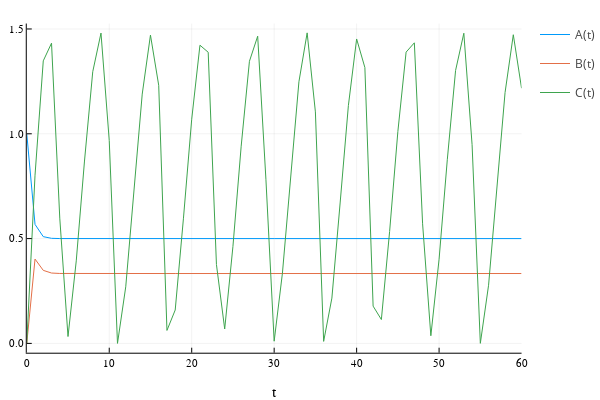

The code cell stored with this chart in its notebook:
### Code cell
plot(sol)

### Figure 1 — Plotly figure (JSON) as saved in the notebook; plotly's stock layout.template omitted (floating-point values rounded to 4 significant figures)
{"data": [{"colorbar": {"title": ""}, "legendgroup": "A(t)", "line": {"color": "rgba(0, 154, 250, 1.000)", "dash": "solid", "shape": "linear", "width": 1}, "mode": "lines", "name": "A(t)", "showlegend": true, "type": "scatter", "x": [0, 1, 2, 3, 4, 5, 6, 7, 8, 9, 10, 11, 12, 13, 14, 15, 16, 17, 18, 19, 20, 21, 22, 23, 24, 25, 26, 27, 28, 29, 30, 31, 32, 33, 34, 35, 36, 37, 38, 39, 40, 41, 42, 43, 44, 45, 46, 47, 48, 49, 50, 51, 52, 53, 54, 55, 56, 57, 58, 59, 60], "xaxis": "x", "y": [1, 0.5677, 0.5092, 0.5012, 0.5002, 0.5, 0.5, 0.5, 0.5, 0.5, 0.5, 0.5, 0.5, 0.5, 0.5, 0.5, 0.5, 0.5, 0.5, 0.5, 0.5, 0.5, 0.5, 0.5, 0.5, 0.5, 0.5, 0.5, 0.5, 0.5, 0.5, 0.5, 0.5, 0.5, 0.5, 0.5, 0.5, 0.5, 0.5, 0.5, 0.5, 0.5, 0.5, 0.5, 0.5, 0.5, 0.5, 0.5, 0.5, 0.5, 0.5, 0.5, 0.5, 0.5, 0.5, 0.5, 0.5, 0.5, 0.5, 0.5, 0.5], "yaxis": "y", "zmax": null, "zmin": null}, {"colorbar": {"title": ""}, "legendgroup": "B(t)", "line": {"color": "rgba(227, 111, 71, 1.000)", "dash": "solid", "shape": "linear", "width": 1}, "mode": "lines", "name": "B(t)", "showlegend": true, "type": "scatter", "x": [0, 1, 2, 3, 4, 5, 6, 7, 8, 9, 10, 11, 12, 13, 14, 15, 16, 17, 18, 19, 20, 21, 22, 23, 24, 25, 26, 27, 28, 29, 30, 31, 32, 33, 34, 35, 36, 37, 38, 39, 40, 41, 42, 43, 44, 45, 46, 47, 48, 49, 50, 51, 52, 53, 54, 55, 56, 57, 58, 59, 60], "xaxis": "x", "y": [0, 0.4023, 0.3483, 0.3356, 0.3337, 0.3334, 0.3333, 0.3333, 0.3333, 0.3333, 0.3333, 0.3333, 0.3333, 0.3333, 0.3333, 0.3333, 0.3333, 0.3333, 0.3333, 0.3333, 0.3333, 0.3333, 0.3333, 0.3333, 0.3333, 0.3333, 0.3333, 0.3333, 0.3333, 0.3333, 0.3333, 0.3333, 0.3333, 0.3333, 0.3333, 0.3333, 0.3333, 0.3333, 0.3333, 0.3333, 0.3333, 0.3333, 0.3333, 0.3333, 0.3333, 0.3333, 0.3333, 0.3333, 0.3333, 0.3333, 0.3333, 0.3333, 0.3333, 0.3333, 0.3333, 0.3333, 0.3333, 0.3333, 0.3333, 0.3333, 0.3333], "yaxis": "y", "zmax": null, "zmin": null}, {"colorbar": {"title": ""}, "legendgroup": "C(t)", "line": {"color": "rgba(62, 164, 78, 1.000)", "dash": "solid", "shape": "linear", "width": 1}, "mode": "lines", "name": "C(t)", "showlegend": true, "type": "scatter", "x": [0, 1, 2, 3, 4, 5, 6, 7, 8, 9, 10, 11, 12, 13, 14, 15, 16, 17, 18, 19, 20, 21, 22, 23, 24, 25, 26, 27, 28, 29, 30, 31, 32, 33, 34, 35, 36, 37, 38, 39, 40, 41, 42, 43, 44, 45, 46, 47, 48, 49, 50, 51, 52, 53, 54, 55, 56, 57, 58, 59, 60], "xaxis": "x", "y": [0, 0.8024, 1.348, 1.432, 0.5976, 0.03268, 0.3937, 0.87, 1.296, 1.48, 0.9678, 1.606e-05, 0.27, 0.734, 1.189, 1.471, 1.231, 0.06183, 0.1592, 0.5973, 1.07, 1.423, 1.389, 0.3762, 0.06875, 0.463, 0.9408, 1.346, 1.465, 0.7831, 0.01045, 0.3345, 0.8065, 1.248, 1.481, 1.104, 0.009571, 0.2161, 0.6699, 1.135, 1.452, 1.316, 0.1778, 0.1137, 0.5339, 1.01, 1.39, 1.434, 0.5704, 0.03637, 0.4018, 0.8784, 1.302, 1.48, 0.948, 0.0002358, 0.2774, 0.7426, 1.196, 1.473, 1.217], "yaxis": "y", "zmax": null, "zmin": null}], "layout": {"annotations": [], "height": 400, "legend_position": {"bgcolor": "rgba(255, 255, 255, 1.000)", "bordercolor": "rgba(0, 0, 0, 1.000)", "borderwidth": 1, "font": {"color": "rgba(0, 0, 0, 1.000)", "family": "sans-serif", "size": 11}, "title": {"font": {"color": "rgba(0, 0, 0, 1.000)", "family": "sans-serif", "size": 15}, "text": ""}, "tracegroupgap": 0, "traceorder": "normal", "x": 1, "xanchor": "auto", "y": 1, "yanchor": "auto"}, "margin": {"b": 20, "l": 0, "r": 0, "t": 20}, "paper_bgcolor": "rgba(255, 255, 255, 1.000)", "plot_bgcolor": "rgba(255, 255, 255, 1.000)", "showlegend": true, "width": 600, "xaxis": {"anchor": "y", "domain": [0.05101, 0.9934], "gridcolor": "rgba(0, 0, 0, 0.100)", "gridwidth": 0.5, "linecolor": "rgba(0, 0, 0, 1.000)", "mirror": false, "range": [0, 60], "showgrid": true, "showline": true, "showticklabels": true, "tickangle": 0, "tickcolor": "rgb(0, 0, 0)", "tickfont": {"color": "rgba(0, 0, 0, 1.000)", "family": "sans-serif", "size": 11}, "tickmode": "array", "ticks": "inside", "ticktext": ["0", "10", "20", "30", "40", "50", "60"], "tickvals": [0, 10, 20, 30, 40, 50, 60], "title": "t", "titlefont": {"color": "rgba(0, 0, 0, 1.000)", "family": "sans-serif", "size": 15}, "type": "-", "visible": true, "zeroline": false, "zerolinecolor": "rgba(0, 0, 0, 1.000)"}, "yaxis": {"anchor": "x", "domain": [0.07581, 0.9902], "gridcolor": "rgba(0, 0, 0, 0.100)", "gridwidth": 0.5, "linecolor": "rgba(0, 0, 0, 1.000)", "mirror": false, "range": [-0.04444, 1.526], "showgrid": true, "showline": true, "showticklabels": true, "tickangle": 0, "tickcolor": "rgb(0, 0, 0)", "tickfont": {"color": "rgba(0, 0, 0, 1.000)", "family": "sans-serif", "size": 11}, "tickmode": "array", "ticks": "inside", "ticktext": ["0.0", "0.5", "1.0", "1.5"], "tickvals": [0, 0.5, 1, 1.5], "title": "", "titlefont": {"color": "rgba(0, 0, 0, 1.000)", "family": "sans-serif", "size": 15}, "type": "-", "visible": true, "zeroline": false, "zerolinecolor": "rgba(0, 0, 0, 1.000)"}}}
